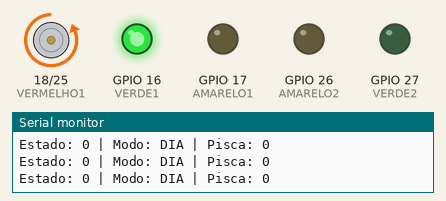
A sketch run on a simulated ESP32. Shown: motor-driver pin pairs drawn as motors (green arrow = first pin HIGH = forward, orange = second pin HIGH = backward, longer = more drive), output pins drawn as LEDs (lit = HIGH), the last lines printed to the serial monitor.

Above: at 2.5 s.
At 4.5 s:
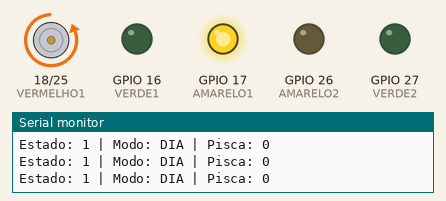
At 6.5 s:
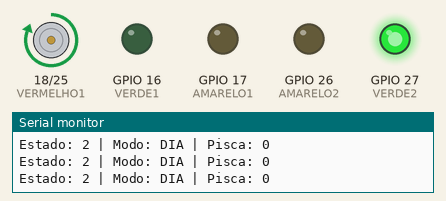
At 7.58 s:
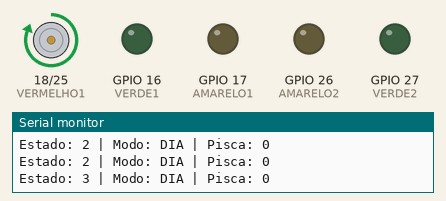
At 8.5 s:
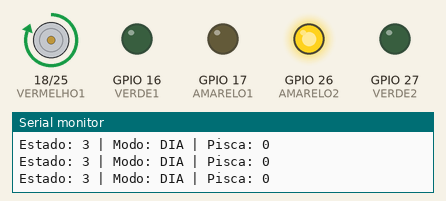
At 11.6 s:
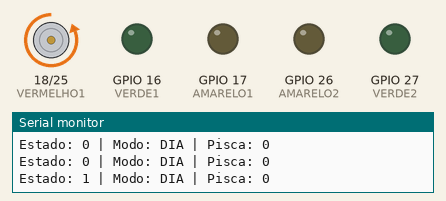
Timing chart, 0 to 12.0 s (numbered marks = the images above):
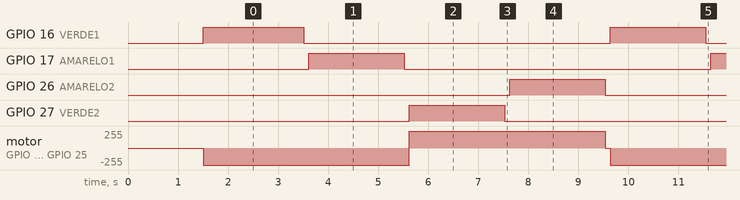

The sketch:

semaforo2.ino
```cpp
// ============================================================================
// CÓDIGO 2: ESP32_Semaforo2.ino
// Carregar este código no ESP32 #2 (que controla apenas o Semáforo 2)
// ============================================================================
#include "UbidotsEsp32Mqtt.h"
/****************************************
 * Credenciais WiFi e Ubidots
 ****************************************/
const char *UBIDOTS_TOKEN = "BBUS-KZ9ycvCEpIU6mEFYTcRWSFUdOFTUpf";
const char *WIFI_SSID = "Inteli.Iot";
const char *WIFI_PASS = "%(Yk(sxGMtvFEs.3";
const char *DEVICE_LABEL = "semaforo_inteligente";
const char *VARIABLE_MODO = "modo_dia"; // Recebe do ESP32 #1
const char *VARIABLE_VELOCIDADE = "velocidade_semaforo"; // Controle de velocidade (multiplicador)
const char *CLIENT_ID = "esp32_semaforos";
const int SUBSCRIBER_FREQUENCY = 500; // Lê a cada 500ms para sincronização
unsigned long timer_subscribe;
/****************************************
 * Pinos dos Semáforos
 ****************************************/
// Semáforo 1
#define VERMELHO1 18
#define AMARELO1 17
#define VERDE1 16
// Semáforo 2
#define VERMELHO2 25
#define AMARELO2 26
#define VERDE2 27
/****************************************
 * Variáveis do Sistema
 ****************************************/
unsigned long timer;
int TEMPO_ESPERA_SEMAFORO = 2000;
int TEMPO_PISCA_SEMAFORO = 500;
float velocidade_semaforo = 1.0; // Multiplicador de velocidade (padrão 1.0)
int ESTADO_PISCA = 0;
int ESTADO_SEMAFORO = 0;
bool modo_dia_recebido = true;
bool modo_anterior = true;
Ubidots ubidots(UBIDOTS_TOKEN, CLIENT_ID);
/****************************************
 * Callback para receber dados
 ****************************************/
void callback(char *topic, byte *payload, unsigned int length) {
  Serial.print("Mensagem recebida [");
  Serial.print(topic);
  Serial.print("]: ");
  String message;
  for (int i = 0; i < length; i++) {
    message += (char)payload[i];
  }
  Serial.println(message);
  // Processar o valor recebido
  float value = atof(message.c_str());
  // Identificar qual variável foi recebida pelo tópico
  if (strstr(topic, VARIABLE_MODO) != NULL) {
    modo_dia_recebido = (value > 0.5);
    Serial.print("Modo atualizado: ");
    Serial.println(modo_dia_recebido ? "DIA" : "NOITE");
  }
  else if (strstr(topic, VARIABLE_VELOCIDADE) != NULL) {
    velocidade_semaforo = value;
    if (velocidade_semaforo <= 0) velocidade_semaforo = 0.1; // Evitar valores inválidos
    Serial.print("Velocidade atualizada: ");
    Serial.println(velocidade_semaforo);
  }
}
/****************************************
 * Funções dos Semáforos
 ****************************************/
void acender_semaforos_dia() {
  switch (ESTADO_SEMAFORO) {
    case 0: // Semáforo 1: Verde | Semáforo 2: Vermelho
      if(timer == 0) timer = millis();
      // Semáforo 1
      digitalWrite(VERDE1, 1);
      digitalWrite(AMARELO1, 0);
      digitalWrite(VERMELHO1, 0);
      // Semáforo 2
      digitalWrite(VERMELHO2, 1);
      digitalWrite(AMARELO2, 0);
      digitalWrite(VERDE2, 0);
      if (millis() - timer >= TEMPO_ESPERA_SEMAFORO / velocidade_semaforo) {
        digitalWrite(VERDE1, 0);
        timer = millis();
        ESTADO_SEMAFORO = 1;
      }
      break;
    case 1: // Semáforo 1: Amarelo | Semáforo 2: Vermelho
      // Semáforo 1
      digitalWrite(AMARELO1, 1);
      digitalWrite(VERDE1, 0);
      digitalWrite(VERMELHO1, 0);
      // Semáforo 2
      digitalWrite(VERMELHO2, 1);
      digitalWrite(AMARELO2, 0);
      digitalWrite(VERDE2, 0);
      if (millis() - timer >= TEMPO_ESPERA_SEMAFORO / velocidade_semaforo) {
        digitalWrite(AMARELO1, 0);
        timer = millis();
        ESTADO_SEMAFORO = 2;
      }
      break;
    case 2: // Semáforo 1: Vermelho | Semáforo 2: Verde
      // Semáforo 1
      digitalWrite(VERMELHO1, 1);
      digitalWrite(AMARELO1, 0);
      digitalWrite(VERDE1, 0);
      // Semáforo 2
      digitalWrite(VERDE2, 1);
      digitalWrite(AMARELO2, 0);
      digitalWrite(VERMELHO2, 0);
      if (millis() - timer >= TEMPO_ESPERA_SEMAFORO / velocidade_semaforo) {
        digitalWrite(VERDE2, 0);
        timer = millis();
        ESTADO_SEMAFORO = 3;
      }
      break;
    case 3: // Semáforo 1: Vermelho | Semáforo 2: Amarelo
      // Semáforo 1
      digitalWrite(VERMELHO1, 1);
      digitalWrite(AMARELO1, 0);
      digitalWrite(VERDE1, 0);
      // Semáforo 2
      digitalWrite(AMARELO2, 1);
      digitalWrite(VERDE2, 0);
      digitalWrite(VERMELHO2, 0);
      if (millis() - timer >= TEMPO_ESPERA_SEMAFORO / velocidade_semaforo) {
        digitalWrite(VERMELHO1, 0);
        digitalWrite(AMARELO2, 0);
        timer = millis();
        ESTADO_SEMAFORO = 0;
      }
      break;
  }
}
void acender_semaforos_noite(){
  switch(ESTADO_PISCA){
    case 0: // Ambos amarelos acesos
      digitalWrite(AMARELO1, 1);
      digitalWrite(VERDE1, 0);
      digitalWrite(VERMELHO1, 0);
      digitalWrite(AMARELO2, 1);
      digitalWrite(VERDE2, 0);
      digitalWrite(VERMELHO2, 0);
      if(millis() - timer >= TEMPO_PISCA_SEMAFORO / velocidade_semaforo){
        timer = millis();
        ESTADO_PISCA = 1;
      }
      break;
    case 1: // Ambos amarelos apagados
      digitalWrite(AMARELO1, 0);
      digitalWrite(AMARELO2, 0);
      if(millis() - timer >= TEMPO_PISCA_SEMAFORO / velocidade_semaforo){
        timer = millis();
        ESTADO_PISCA = 0;
      }
      break;
  }
}
void apagar_semaforos(){
  // Semáforo 1
  digitalWrite(VERDE1, 0);
  digitalWrite(AMARELO1, 0);
  digitalWrite(VERMELHO1, 0);
  // Semáforo 2
  digitalWrite(VERDE2, 0);
  digitalWrite(AMARELO2, 0);
  digitalWrite(VERMELHO2, 0);
}
/****************************************
 * Setup
 ****************************************/
void setup() {
  Serial.begin(115200);
  // Configurar pinos Semáforo 1
  pinMode(VERMELHO1, OUTPUT);
  pinMode(AMARELO1, OUTPUT);
  pinMode(VERDE1, OUTPUT);
  // Configurar pinos Semáforo 2
  pinMode(VERMELHO2, OUTPUT);
  pinMode(AMARELO2, OUTPUT);
  pinMode(VERDE2, OUTPUT);
  // Conectar WiFi e Ubidots
  ubidots.setDebug(true);
  ubidots.connectToWifi(WIFI_SSID, WIFI_PASS);
  ubidots.setCallback(callback);
  ubidots.setup();
  ubidots.reconnect();
  ESTADO_PISCA = 0;
  ESTADO_SEMAFORO = 0;
  timer = millis();
  timer_subscribe = millis();
  Serial.println("ESP32 Controlador de Semáforos iniciado!");
}
/****************************************
 * Loop Principal
 ****************************************/
void loop() {
  // Reconectar se necessário
  if (!ubidots.connected()) {
    ubidots.reconnect();
  }
  // Subscrever para receber dados do ESP32 #1
  if (millis() - timer_subscribe > SUBSCRIBER_FREQUENCY) {
    ubidots.subscribeLastValue(DEVICE_LABEL, VARIABLE_MODO);
    ubidots.subscribeLastValue(DEVICE_LABEL, VARIABLE_VELOCIDADE);
    timer_subscribe = millis();
  }
  // Os valores são recebidos automaticamente através do callback
  // Detectar mudança de modo
  if (modo_dia_recebido != modo_anterior) {
    apagar_semaforos();
    timer = millis();
    ESTADO_SEMAFORO = 0;
    ESTADO_PISCA = 0;
    Serial.println(modo_dia_recebido ? "Mudou para MODO DIA" : "Mudou para MODO NOITE");
  }
  // Controlar semáforos baseado no modo
  if (modo_dia_recebido) {
    acender_semaforos_dia();
  } else {
    acender_semaforos_noite();
  }
  modo_anterior = modo_dia_recebido;
  // Debug
  Serial.print("Estado: ");
  Serial.print(ESTADO_SEMAFORO);
  Serial.print(" | Modo: ");
  Serial.print(modo_dia_recebido ? "DIA" : "NOITE");
  Serial.print(" | Pisca: ");
  Serial.println(ESTADO_PISCA);
  ubidots.loop();
  delay(100); // Pequeno delay para não sobrecarregar
}
```

Measured:
- by itself, GPIO 16 (VERDE1), GPIO 17 (AMARELO1), GPIO 26 (AMARELO2), GPIO 27 (VERDE2): alternates HIGH for 1.9 s and LOW for 6.1 s
- by itself, motor on GPIO 18 (VERMELHO1) / GPIO 25 (VERMELHO2): repeats every 8.0 s: forward 255/255 3.9 s, stopped 0.10 s, backward 255/255 4.0 s
